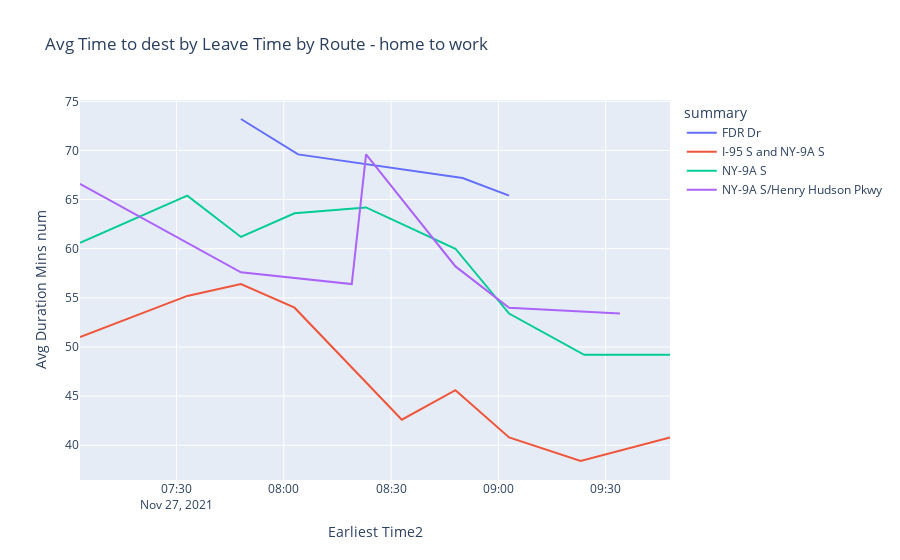

Notebook code cell kept with this figure:
### Code cell
px.line(summary_gb2, 'Earliest Time2', 'Avg Duration Mins num'
       , color='summary'
       , title = "Avg Time to dest by Leave Time by Route - " + routename)

### Figure 1 — Plotly figure (JSON) as saved in the notebook; plotly's stock layout.template omitted (floating-point values rounded to 4 significant figures)
{"data": [{"hovertemplate": "summary=FDR Dr<br>Earliest Time2=%{x}<br>Avg Duration Mins num=%{y}<extra></extra>", "legendgroup": "FDR Dr", "line": {"color": "#636efa", "dash": "solid"}, "mode": "lines", "name": "FDR Dr", "orientation": "v", "showlegend": true, "type": "scatter", "x": ["2021-11-27T07:48:00", "2021-11-27T08:04:00", "2021-11-27T08:50:00", "2021-11-27T09:03:00"], "xaxis": "x", "y": [73.2, 69.6, 67.2, 65.4], "yaxis": "y"}, {"hovertemplate": "summary=I-95 S and NY-9A S<br>Earliest Time2=%{x}<br>Avg Duration Mins num=%{y}<extra></extra>", "legendgroup": "I-95 S and NY-9A S", "line": {"color": "#EF553B", "dash": "solid"}, "mode": "lines", "name": "I-95 S and NY-9A S", "orientation": "v", "showlegend": true, "type": "scatter", "x": ["2021-11-27T07:03:00", "2021-11-27T07:33:00", "2021-11-27T07:48:00", "2021-11-27T08:03:00", "2021-11-27T08:33:00", "2021-11-27T08:48:00", "2021-11-27T09:03:00", "2021-11-27T09:23:00", "2021-11-27T09:48:00"], "xaxis": "x", "y": [51, 55.2, 56.4, 54, 42.6, 45.6, 40.8, 38.4, 40.8], "yaxis": "y"}, {"hovertemplate": "summary=NY-9A S<br>Earliest Time2=%{x}<br>Avg Duration Mins num=%{y}<extra></extra>", "legendgroup": "NY-9A S", "line": {"color": "#00cc96", "dash": "solid"}, "mode": "lines", "name": "NY-9A S", "orientation": "v", "showlegend": true, "type": "scatter", "x": ["2021-11-27T07:03:00", "2021-11-27T07:33:00", "2021-11-27T07:48:00", "2021-11-27T08:03:00", "2021-11-27T08:23:00", "2021-11-27T08:48:00", "2021-11-27T09:03:00", "2021-11-27T09:24:00", "2021-11-27T09:48:00"], "xaxis": "x", "y": [60.6, 65.4, 61.2, 63.6, 64.2, 60, 53.4, 49.2, 49.2], "yaxis": "y"}, {"hovertemplate": "summary=NY-9A S/Henry Hudson Pkwy<br>Earliest Time2=%{x}<br>Avg Duration Mins num=%{y}<extra></extra>", "legendgroup": "NY-9A S/Henry Hudson Pkwy", "line": {"color": "#ab63fa", "dash": "solid"}, "mode": "lines", "name": "NY-9A S/Henry Hudson Pkwy", "orientation": "v", "showlegend": true, "type": "scatter", "x": ["2021-11-27T07:03:00", "2021-11-27T07:48:00", "2021-11-27T08:19:00", "2021-11-27T08:23:00", "2021-11-27T08:48:00", "2021-11-27T09:03:00", "2021-11-27T09:34:00"], "xaxis": "x", "y": [66.6, 57.6, 56.4, 69.6, 58.2, 54, 53.4], "yaxis": "y"}], "layout": {"legend": {"title": {"text": "summary"}, "tracegroupgap": 0}, "title": {"text": "Avg Time to dest by Leave Time by Route - home to work"}, "xaxis": {"anchor": "y", "domain": [0, 1], "title": {"text": "Earliest Time2"}}, "yaxis": {"anchor": "x", "domain": [0, 1], "title": {"text": "Avg Duration Mins num"}}}}
